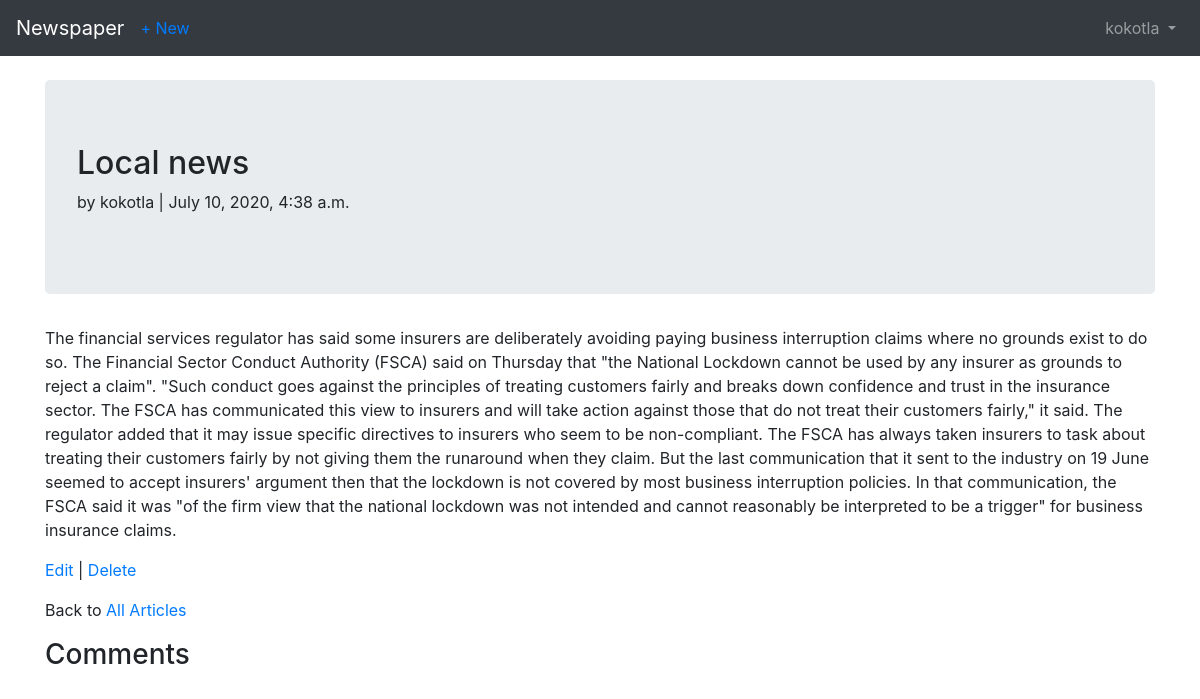
/articles/1/ (signed in), run on the app's committed database.
### users/models.py (models this page shows)
class CustomUser(AbstractUser):
    age = models.PositiveIntegerField(null=True, blank=True)

### articles/models.py (models this page shows, shortened)
class Article(models.Model):
    title = models.CharField(max_length=255)
    body = models.TextField()
    date = models.DateTimeField(auto_now_add=True)
    author = models.ForeignKey(get_user_model(),on_delete=models.CASCADE)

### articles/views.py (the view)
# urls.py: path('<int:pk>/',ArticleDetailView.as_view(), name='article_detail'),
class ArticleDetailView(LoginRequiredMixin,DetailView):
    model = Article
    template_name = 'article_detail.html'
    login_url = 'login'

### templates/article_detail.html (shortened to what this page needs)
{% extends "base.html" %}
{% block content %}
  <div class="article-entry">
    <div class="jumbotron">
      <h2>{{ object.title }}</h2>
      <p>by {{ object.author }} | {{ object.date }}</p>
    </div>
    <p>{{ object.body }}</p>
  </div>
    <p>
      <a href="{% url 'article_edit' article.pk %}">
         Edit</a> |
      <a href="{% url 'article_delete' article.pk %}">
        Delete</a>
    </p>
  <p>Back to <a href="{% url 'article_list' %}">All Articles</a> </p>
  <h3>Comments</h3>
{% endblock %}

### templates/base.html (shortened to what this page needs)
<!DOCTYPE html>
<html lang="en" dir="ltr">
  <head>
    <link rel="stylesheet" href="https://stackpath.bootstrapcdn.com/bootstrap/4.1.3/css/bootstrap.min.css">
  </head>
  <body>
    <nav class="navbar navbar-expand-md navbar-dark bg-dark mb-4">
      <a class="navbar-brand" href="{% url 'home' %}">Newspaper</a>
      {% if user.is_authenticated %}
        <ul class="navbar-nav mr-auto">
          <li class="nav-item" > <a href="{% url 'article_new' %}">
            + New</a> </li>
        </ul>
      {% endif %}
      <div class="collapse navbar-collapse" id="navbarCollapse">
        {% if user.is_authenticated %}
          <ul class="navbar-nav ml-auto">
            <li class="nav-item">
              <a class="nav-link dropdown-toggle" href="" id="userMenu"
              data-toggle="dropdown" aria-haspopup="true" aria-expanded="false"
              > {{ user.username }} </a>
            </li>
          </ul>
        {% else %}
          <form class="form-inline ml-auto">
            <a href="{% url 'login' %}" class="btn btn-outline-secondary">Log In</a>
            <a href="{% url 'signup' %}" class="btn btn-primary ml-2">Sign Up</a>
            <a href="{% url 'password_reset' %}">Reset Password</a>
          </form>
        {% endif %}
      </div>
    </nav>
      <div class="container">
        {% block content %}
        {% endblock %}
      </div>
  </body>
</html>

### data on the page
CustomUser: username "kokotla"
Article: title "Local news", author "kokotla", date "July 10, 2020, 4:38 a.m.", body "The financial services regulator has said some insurers are deliberately avoiding paying business interruption claims where no grounds exist to do so. The Financial Sector Conduct Authority (FSCA) said on Thursday that \"the National Lockdown cannot be used by any insurer as grounds to reject a claim\". \"Such conduct goes against the principles of treating customers fairly and breaks down confidence and trust in the insurance sector. The FSCA has communicated this view to insurers and will take action against those that do not treat their customers fairly,\" it said. The regulator added that it may issue specific directives to insurers who seem to be non-compliant. The FSCA has always taken…"
